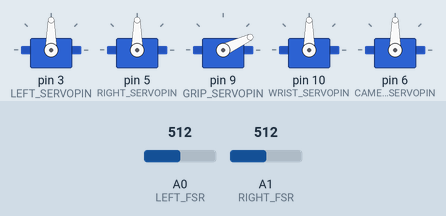
A sketch run on a simulated Arduino Uno, built with avr-gcc and run on an emulated ATmega328P. Parts: 5 × servo. The test bench sets the inputs (shaded band); at power-on: A0 (LEFT_FSR) = 512, A1 (RIGHT_FSR) = 512.

Above: at 5.1 s.
At 6.1 s:
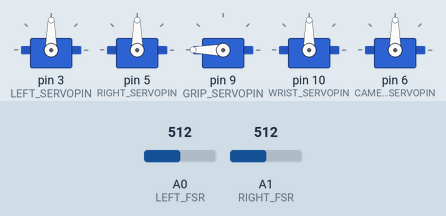
At 7.6 s:
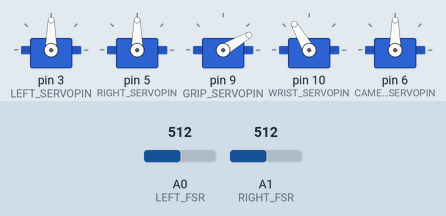
At 9.1 s:
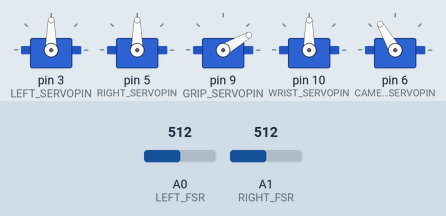
At 10.1 s:
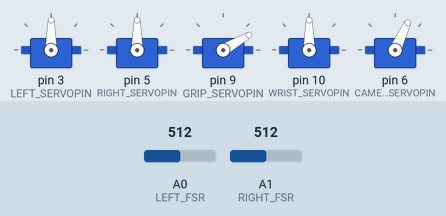
At 11.15 s:
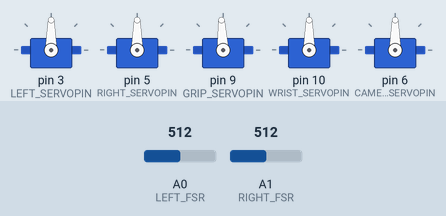
Timing chart, 0 to 40.0 s (numbered marks = the images above):
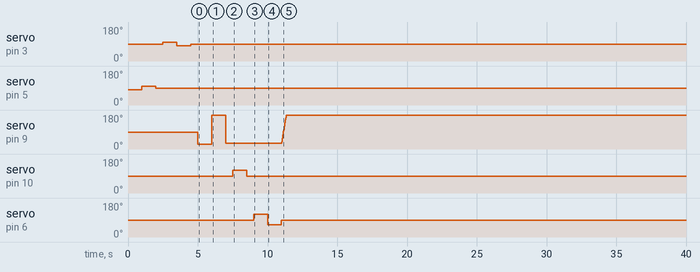

Measured:
- by itself, servo on pin 6 (CAMERA_SERVOPIN): 90° → 120° at 9.0 s, → 65° 1.0 s later, → 90° 1.0 s later

The sketch:

geekbotAdvancedWithBrainOS.ino
```cpp
#include <Servo.h>

#define LEFT_SERVOPIN 3  //pin that the left servo will be attached to
#define RIGHT_SERVOPIN 5  //pin that the right servo will be attached to
#define CAMERA_SERVOPIN 6
#define GRIP_SERVOPIN 9  //pin that the micro servo will be attached to
#define WRIST_SERVOPIN 10  //pin that the large servo will be attached to
#define LEFT_FSR 0
#define RIGHT_FSR 1

Servo leftServo;  // create servo object to control left wheel continuous turn servo
Servo rightServo;  // create servo object to control right wheel continuous turn servo
Servo gripServo;   //create an servo object for the 9g FT-FS90MG micro servo
Servo wristServo;   //create an servo object for the RobotGeek 180 degree serco
Servo camServo;

int gripperServoValue;

void setup()
{
  leftServo.attach(LEFT_SERVOPIN);
  rightServo.attach(RIGHT_SERVOPIN);
  gripServo.attach(GRIP_SERVOPIN);
  wristServo.attach(WRIST_SERVOPIN);
  camServo.attach(CAMERA_SERVOPIN);


  rightServo.write(80);
  delay(1000);
  rightServo.write(100);
  delay(1000);

  rightServo.write(90);
  delay(500);

  leftServo.write(100);
  delay(1000);
  leftServo.write(80);
  delay(1000);
  leftServo.write(90);

  delay(500);
  gripServo.write(25);
  delay(1000);
  gripServo.write(180);
  delay(1000);
  gripServo.write(30);
  gripperServoValue = 30;
  delay(500);


  wristServo.write(120);
  delay(1000);

  wristServo.write(90);
  delay(500);


  camServo.write(120);
  delay(1000);
  camServo.write(65);
  delay(1000);
  camServo.write(90);


}


void loop()
{
  int analogLeftVal = analogRead(LEFT_FSR);
  delay(2);
  int analogRightVal = analogRead(RIGHT_FSR);

  if((analogLeftVal > 400 || analogRightVal > 400) && gripperServoValue < 180)
  {
    gripperServoValue = gripperServoValue + 1;

    gripServo.write(gripperServoValue);
  }
  else
  {
    if(gripperServoValue > 30)
    {
      gripperServoValue = gripperServoValue - 1;
      gripServo.write(gripperServoValue);

    }
  }


}
```
